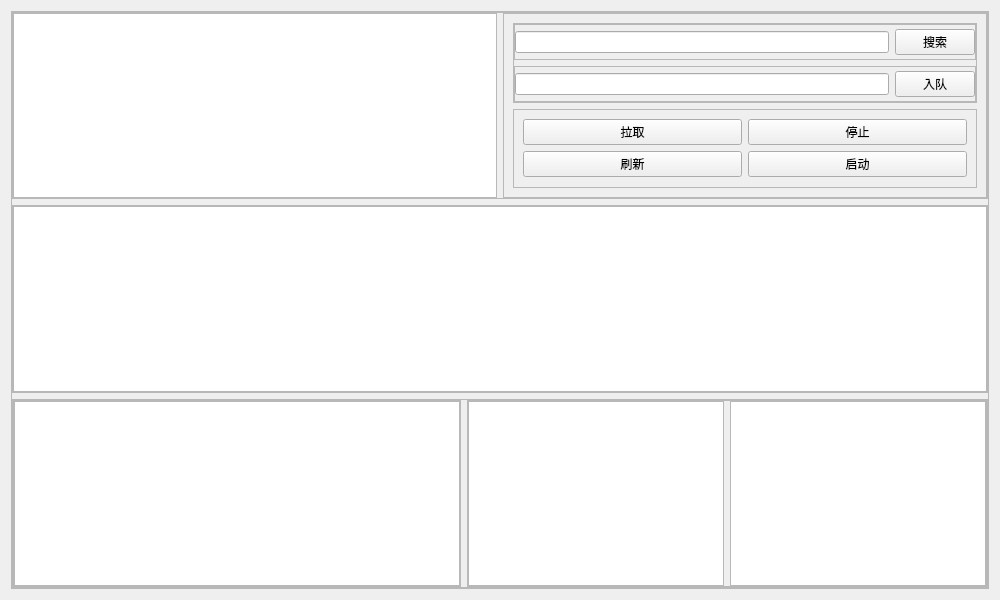
<?xml version="1.0" encoding="UTF-8"?>
<ui version="4.0">
 <class>Form_Main</class>
 <widget class="QWidget" name="Form_Main">
  <property name="geometry">
   <rect>
    <x>0</x>
    <y>0</y>
    <width>1000</width>
    <height>600</height>
   </rect>
  </property>
  <property name="windowTitle">
   <string>北京交通大学</string>
  </property>
  <layout class="QVBoxLayout" name="verticalLayout">
   <item>
    <widget class="QFrame" name="frame">
     <property name="frameShape">
      <enum>QFrame::StyledPanel</enum>
     </property>
     <property name="frameShadow">
      <enum>QFrame::Raised</enum>
     </property>
     <layout class="QVBoxLayout" name="verticalLayout_2">
      <property name="leftMargin">
       <number>0</number>
      </property>
      <property name="topMargin">
       <number>0</number>
      </property>
      <property name="rightMargin">
       <number>0</number>
      </property>
      <property name="bottomMargin">
       <number>0</number>
      </property>
      <item>
       <widget class="QFrame" name="frame_4">
        <property name="sizePolicy">
         <sizepolicy hsizetype="Preferred" vsizetype="Preferred">
          <horstretch>0</horstretch>
          <verstretch>0</verstretch>
         </sizepolicy>
        </property>
        <property name="frameShape">
         <enum>QFrame::StyledPanel</enum>
        </property>
        <property name="frameShadow">
         <enum>QFrame::Raised</enum>
        </property>
        <layout class="QHBoxLayout" name="horizontalLayout_2">
         <property name="leftMargin">
          <number>0</number>
         </property>
         <property name="topMargin">
          <number>0</number>
         </property>
         <property name="rightMargin">
          <number>0</number>
         </property>
         <property name="bottomMargin">
          <number>0</number>
         </property>
         <item>
          <widget class="QTableWidget" name="had_table">
           <property name="sizePolicy">
            <sizepolicy hsizetype="Preferred" vsizetype="Preferred">
             <horstretch>0</horstretch>
             <verstretch>0</verstretch>
            </sizepolicy>
           </property>
          </widget>
         </item>
         <item>
          <widget class="QFrame" name="frame_5">
           <property name="frameShape">
            <enum>QFrame::StyledPanel</enum>
           </property>
           <property name="frameShadow">
            <enum>QFrame::Raised</enum>
           </property>
           <layout class="QVBoxLayout" name="verticalLayout_3">
            <item>
             <widget class="QFrame" name="frame_7">
              <property name="frameShape">
               <enum>QFrame::StyledPanel</enum>
              </property>
              <property name="frameShadow">
               <enum>QFrame::Raised</enum>
              </property>
              <layout class="QVBoxLayout" name="verticalLayout_5">
               <property name="leftMargin">
                <number>0</number>
               </property>
               <property name="topMargin">
                <number>0</number>
               </property>
               <property name="rightMargin">
                <number>0</number>
               </property>
               <property name="bottomMargin">
                <number>0</number>
               </property>
               <item>
                <widget class="QFrame" name="frame_9">
                 <property name="frameShape">
                  <enum>QFrame::StyledPanel</enum>
                 </property>
                 <property name="frameShadow">
                  <enum>QFrame::Raised</enum>
                 </property>
                 <layout class="QHBoxLayout" name="horizontalLayout_3">
                  <property name="leftMargin">
                   <number>0</number>
                  </property>
                  <property name="topMargin">
                   <number>0</number>
                  </property>
                  <property name="rightMargin">
                   <number>0</number>
                  </property>
                  <property name="bottomMargin">
                   <number>0</number>
                  </property>
                  <item>
                   <widget class="QLineEdit" name="search_line">
                    <property name="sizePolicy">
                     <sizepolicy hsizetype="Preferred" vsizetype="Fixed">
                      <horstretch>0</horstretch>
                      <verstretch>0</verstretch>
                     </sizepolicy>
                    </property>
                   </widget>
                  </item>
                  <item>
                   <widget class="QPushButton" name="search_button">
                    <property name="sizePolicy">
                     <sizepolicy hsizetype="Fixed" vsizetype="Fixed">
                      <horstretch>0</horstretch>
                      <verstretch>0</verstretch>
                     </sizepolicy>
                    </property>
                    <property name="text">
                     <string>搜索</string>
                    </property>
                   </widget>
                  </item>
                 </layout>
                </widget>
               </item>
               <item>
                <widget class="QFrame" name="frame_8">
                 <property name="frameShape">
                  <enum>QFrame::StyledPanel</enum>
                 </property>
                 <property name="frameShadow">
                  <enum>QFrame::Raised</enum>
                 </property>
                 <layout class="QHBoxLayout" name="horizontalLayout_4">
                  <property name="leftMargin">
                   <number>0</number>
                  </property>
                  <property name="topMargin">
                   <number>0</number>
                  </property>
                  <property name="rightMargin">
                   <number>0</number>
                  </property>
                  <property name="bottomMargin">
                   <number>0</number>
                  </property>
                  <item>
                   <widget class="QLineEdit" name="lineEdit_2">
                    <property name="sizePolicy">
                     <sizepolicy hsizetype="Preferred" vsizetype="Fixed">
                      <horstretch>0</horstretch>
                      <verstretch>0</verstretch>
                     </sizepolicy>
                    </property>
                   </widget>
                  </item>
                  <item>
                   <widget class="QPushButton" name="pushButton_2">
                    <property name="sizePolicy">
                     <sizepolicy hsizetype="Fixed" vsizetype="Fixed">
                      <horstretch>0</horstretch>
                      <verstretch>0</verstretch>
                     </sizepolicy>
                    </property>
                    <property name="text">
                     <string>入队</string>
                    </property>
                   </widget>
                  </item>
                 </layout>
                </widget>
               </item>
              </layout>
             </widget>
            </item>
            <item>
             <widget class="QFrame" name="frame_6">
              <property name="frameShape">
               <enum>QFrame::StyledPanel</enum>
              </property>
              <property name="frameShadow">
               <enum>QFrame::Raised</enum>
              </property>
              <layout class="QGridLayout" name="gridLayout">
               <item row="2" column="1">
                <widget class="QPushButton" name="start_button">
                 <property name="text">
                  <string>启动</string>
                 </property>
                </widget>
               </item>
               <item row="2" column="0">
                <widget class="QPushButton" name="refresh_button">
                 <property name="text">
                  <string>刷新</string>
                 </property>
                </widget>
               </item>
               <item row="1" column="0">
                <widget class="QPushButton" name="pushButton">
                 <property name="text">
                  <string>拉取</string>
                 </property>
                </widget>
               </item>
               <item row="1" column="1">
                <widget class="QPushButton" name="pushButton_3">
                 <property name="text">
                  <string>停止</string>
                 </property>
                </widget>
               </item>
              </layout>
             </widget>
            </item>
           </layout>
          </widget>
         </item>
        </layout>
       </widget>
      </item>
      <item>
       <widget class="QFrame" name="frame_3">
        <property name="frameShape">
         <enum>QFrame::StyledPanel</enum>
        </property>
        <property name="frameShadow">
         <enum>QFrame::Raised</enum>
        </property>
        <layout class="QVBoxLayout" name="verticalLayout_4">
         <property name="leftMargin">
          <number>0</number>
         </property>
         <property name="topMargin">
          <number>0</number>
         </property>
         <property name="rightMargin">
          <number>0</number>
         </property>
         <property name="bottomMargin">
          <number>0</number>
         </property>
         <item>
          <widget class="QTableWidget" name="all_table"/>
         </item>
        </layout>
       </widget>
      </item>
      <item>
       <widget class="QFrame" name="frame_2">
        <property name="sizePolicy">
         <sizepolicy hsizetype="Preferred" vsizetype="Preferred">
          <horstretch>0</horstretch>
          <verstretch>0</verstretch>
         </sizepolicy>
        </property>
        <property name="frameShape">
         <enum>QFrame::StyledPanel</enum>
        </property>
        <property name="frameShadow">
         <enum>QFrame::Raised</enum>
        </property>
        <layout class="QHBoxLayout" name="horizontalLayout">
         <property name="leftMargin">
          <number>0</number>
         </property>
         <property name="topMargin">
          <number>0</number>
         </property>
         <property name="rightMargin">
          <number>0</number>
         </property>
         <property name="bottomMargin">
          <number>0</number>
         </property>
         <item>
          <widget class="QFrame" name="frame_12">
           <property name="frameShape">
            <enum>QFrame::StyledPanel</enum>
           </property>
           <property name="frameShadow">
            <enum>QFrame::Raised</enum>
           </property>
           <layout class="QHBoxLayout" name="horizontalLayout_6">
            <property name="leftMargin">
             <number>0</number>
            </property>
            <property name="topMargin">
             <number>0</number>
            </property>
            <property name="rightMargin">
             <number>0</number>
            </property>
            <property name="bottomMargin">
             <number>0</number>
            </property>
            <item>
             <widget class="QTableWidget" name="result_table">
              <property name="sizePolicy">
               <sizepolicy hsizetype="Expanding" vsizetype="Expanding">
                <horstretch>0</horstretch>
                <verstretch>0</verstretch>
               </sizepolicy>
              </property>
             </widget>
            </item>
           </layout>
          </widget>
         </item>
         <item>
          <widget class="QFrame" name="frame_11">
           <property name="frameShape">
            <enum>QFrame::StyledPanel</enum>
           </property>
           <property name="frameShadow">
            <enum>QFrame::Raised</enum>
           </property>
           <layout class="QHBoxLayout" name="horizontalLayout_7">
            <property name="leftMargin">
             <number>0</number>
            </property>
            <property name="topMargin">
             <number>0</number>
            </property>
            <property name="rightMargin">
             <number>0</number>
            </property>
            <property name="bottomMargin">
             <number>0</number>
            </property>
            <item>
             <widget class="QTableWidget" name="list_table">
              <property name="sizePolicy">
               <sizepolicy hsizetype="Preferred" vsizetype="Preferred">
                <horstretch>0</horstretch>
                <verstretch>0</verstretch>
               </sizepolicy>
              </property>
             </widget>
            </item>
            <item>
             <widget class="QTextBrowser" name="output">
              <property name="sizePolicy">
               <sizepolicy hsizetype="Preferred" vsizetype="Expanding">
                <horstretch>0</horstretch>
                <verstretch>0</verstretch>
               </sizepolicy>
              </property>
             </widget>
            </item>
           </layout>
          </widget>
         </item>
        </layout>
       </widget>
      </item>
     </layout>
    </widget>
   </item>
  </layout>
 </widget>
 <resources/>
 <connections>
  <connection>
   <sender>search_button</sender>
   <signal>clicked()</signal>
   <receiver>Form_Main</receiver>
   <slot>search()</slot>
   <hints>
    <hint type="sourcelabel">
     <x>937</x>
     <y>49</y>
    </hint>
    <hint type="destinationlabel">
     <x>752</x>
     <y>51</y>
    </hint>
   </hints>
  </connection>
  <connection>
   <sender>all_table</sender>
   <signal>cellDoubleClicked(int,int)</signal>
   <receiver>Form_Main</receiver>
   <slot>en_queue(int,int)</slot>
   <hints>
    <hint type="sourcelabel">
     <x>470</x>
     <y>282</y>
    </hint>
    <hint type="destinationlabel">
     <x>810</x>
     <y>264</y>
    </hint>
   </hints>
  </connection>
  <connection>
   <sender>refresh_button</sender>
   <signal>clicked()</signal>
   <receiver>Form_Main</receiver>
   <slot>refresh()</slot>
   <hints>
    <hint type="sourcelabel">
     <x>600</x>
     <y>166</y>
    </hint>
    <hint type="destinationlabel">
     <x>783</x>
     <y>154</y>
    </hint>
   </hints>
  </connection>
  <connection>
   <sender>start_button</sender>
   <signal>clicked()</signal>
   <receiver>Form_Main</receiver>
   <slot>begin()</slot>
   <hints>
    <hint type="sourcelabel">
     <x>810</x>
     <y>156</y>
    </hint>
    <hint type="destinationlabel">
     <x>791</x>
     <y>231</y>
    </hint>
   </hints>
  </connection>
  <connection>
   <sender>pushButton_3</sender>
   <signal>clicked()</signal>
   <receiver>Form_Main</receiver>
   <slot>stop()</slot>
   <hints>
    <hint type="sourcelabel">
     <x>903</x>
     <y>128</y>
    </hint>
    <hint type="destinationlabel">
     <x>1109</x>
     <y>139</y>
    </hint>
   </hints>
  </connection>
  <connection>
   <sender>pushButton</sender>
   <signal>clicked()</signal>
   <receiver>Form_Main</receiver>
   <slot>re_remain()</slot>
   <hints>
    <hint type="sourcelabel">
     <x>623</x>
     <y>127</y>
    </hint>
    <hint type="destinationlabel">
     <x>1107</x>
     <y>100</y>
    </hint>
   </hints>
  </connection>
  <connection>
   <sender>result_table</sender>
   <signal>cellDoubleClicked(int,int)</signal>
   <receiver>Form_Main</receiver>
   <slot>en_queue2(int,int)</slot>
   <hints>
    <hint type="sourcelabel">
     <x>175</x>
     <y>498</y>
    </hint>
    <hint type="destinationlabel">
     <x>-102</x>
     <y>475</y>
    </hint>
   </hints>
  </connection>
  <connection>
   <sender>list_table</sender>
   <signal>cellDoubleClicked(int,int)</signal>
   <receiver>Form_Main</receiver>
   <slot>out_queue(int,int)</slot>
   <hints>
    <hint type="sourcelabel">
     <x>530</x>
     <y>481</y>
    </hint>
    <hint type="destinationlabel">
     <x>583</x>
     <y>644</y>
    </hint>
   </hints>
  </connection>
 </connections>
 <slots>
  <slot>search()</slot>
  <slot>en_queue(int,int)</slot>
  <slot>refresh()</slot>
  <slot>begin()</slot>
  <slot>out_queue(int,int)</slot>
  <slot>stop()</slot>
  <slot>re_remain()</slot>
  <slot>en_queue2(int,int)</slot>
  <slot>reset_cursor()</slot>
 </slots>
</ui>
